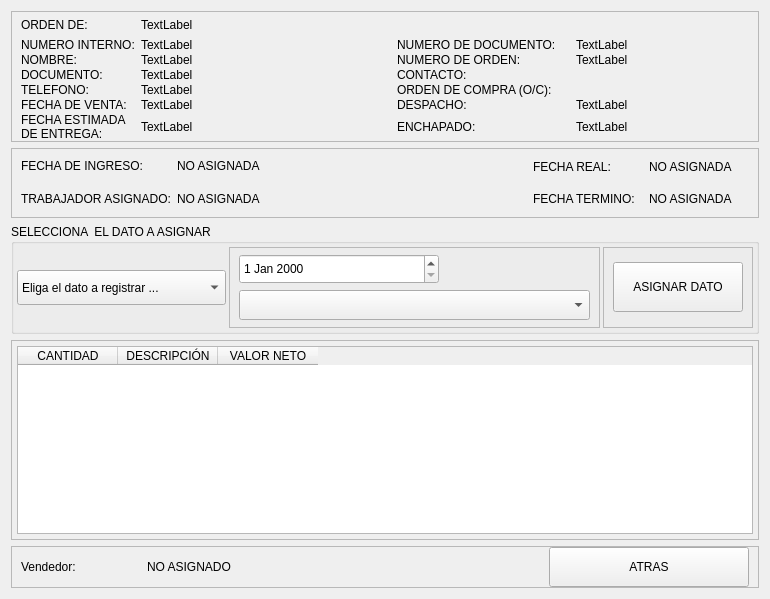
            <widget class="QWidget" name="modificar_orden">
             <layout class="QVBoxLayout" name="verticalLayout_5">
              <item>
               <widget class="QFrame" name="frame_4">
                <property name="frameShape">
                 <enum>QFrame::StyledPanel</enum>
                </property>
                <property name="frameShadow">
                 <enum>QFrame::Raised</enum>
                </property>
                <layout class="QGridLayout" name="gridLayout_2">
                 <property name="topMargin">
                  <number>0</number>
                 </property>
                 <property name="bottomMargin">
                  <number>0</number>
                 </property>
                 <property name="verticalSpacing">
                  <number>1</number>
                 </property>
                 <item row="7" column="4">
                  <widget class="QLabel" name="lb_enchapado">
                   <property name="text">
                    <string>TextLabel</string>
                   </property>
                  </widget>
                 </item>
                 <item row="1" column="2">
                  <widget class="QLabel" name="lb_interno">
                   <property name="text">
                    <string>TextLabel</string>
                   </property>
                  </widget>
                 </item>
                 <item row="5" column="4">
                  <widget class="QLabel" name="lb_oce">
                   <property name="text">
                    <string/>
                   </property>
                  </widget>
                 </item>
                 <item row="5" column="0">
                  <widget class="QLabel" name="label_6">
                   <property name="text">
                    <string>TELEFONO:</string>
                   </property>
                  </widget>
                 </item>
                 <item row="3" column="0">
                  <widget class="QLabel" name="label_5">
                   <property name="text">
                    <string>DOCUMENTO:</string>
                   </property>
                  </widget>
                 </item>
                 <item row="3" column="4">
                  <widget class="QLabel" name="lb_contacto">
                   <property name="text">
                    <string/>
                   </property>
                  </widget>
                 </item>
                 <item row="1" column="3">
                  <widget class="QLabel" name="label_10">
                   <property name="text">
                    <string>NUMERO DE DOCUMENTO:</string>
                   </property>
                  </widget>
                 </item>
                 <item row="3" column="3">
                  <widget class="QLabel" name="label_14">
                   <property name="text">
                    <string>CONTACTO:</string>
                   </property>
                  </widget>
                 </item>
                 <item row="5" column="3">
                  <widget class="QLabel" name="label_15">
                   <property name="text">
                    <string>ORDEN DE COMPRA (O/C):</string>
                   </property>
                  </widget>
                 </item>
                 <item row="6" column="2">
                  <widget class="QLabel" name="lb_fecha_venta">
                   <property name="text">
                    <string>TextLabel</string>
                   </property>
                  </widget>
                 </item>
                 <item row="5" column="2">
                  <widget class="QLabel" name="lb_telefono">
                   <property name="text">
                    <string>TextLabel</string>
                   </property>
                  </widget>
                 </item>
                 <item row="6" column="0">
                  <widget class="QLabel" name="label_17">
                   <property name="text">
                    <string>FECHA DE VENTA:</string>
                   </property>
                  </widget>
                 </item>
                 <item row="6" column="3">
                  <widget class="QLabel" name="label_19">
                   <property name="text">
                    <string>DESPACHO:</string>
                   </property>
                  </widget>
                 </item>
                 <item row="6" column="4">
                  <widget class="QLabel" name="lb_despacho">
                   <property name="text">
                    <string>TextLabel</string>
                   </property>
                  </widget>
                 </item>
                 <item row="7" column="0">
                  <widget class="QLabel" name="label_21">
                   <property name="maximumSize">
                    <size>
                     <width>110</width>
                     <height>16777215</height>
                    </size>
                   </property>
                   <property name="text">
                    <string>FECHA ESTIMADA DE ENTREGA:</string>
                   </property>
                   <property name="wordWrap">
                    <bool>true</bool>
                   </property>
                  </widget>
                 </item>
                 <item row="7" column="2">
                  <widget class="QLabel" name="lb_fecha_est">
                   <property name="text">
                    <string>TextLabel</string>
                   </property>
                  </widget>
                 </item>
                 <item row="7" column="3">
                  <widget class="QLabel" name="label_22">
                   <property name="text">
                    <string>ENCHAPADO:</string>
                   </property>
                  </widget>
                 </item>
                 <item row="2" column="4">
                  <widget class="QLabel" name="lb_orden">
                   <property name="text">
                    <string>TextLabel</string>
                   </property>
                  </widget>
                 </item>
                 <item row="1" column="4">
                  <widget class="QLabel" name="lb_documento">
                   <property name="text">
                    <string>TextLabel</string>
                   </property>
                  </widget>
                 </item>
                 <item row="1" column="0">
                  <widget class="QLabel" name="label">
                   <property name="text">
                    <string>NUMERO INTERNO:</string>
                   </property>
                  </widget>
                 </item>
                 <item row="2" column="0">
                  <widget class="QLabel" name="label_7">
                   <property name="text">
                    <string>NOMBRE:</string>
                   </property>
                  </widget>
                 </item>
                 <item row="2" column="3">
                  <widget class="QLabel" name="label_12">
                   <property name="text">
                    <string>NUMERO DE ORDEN:</string>
                   </property>
                  </widget>
                 </item>
                 <item row="2" column="2">
                  <widget class="QLabel" name="lb_nombre">
                   <property name="minimumSize">
                    <size>
                     <width>250</width>
                     <height>0</height>
                    </size>
                   </property>
                   <property name="text">
                    <string>TextLabel</string>
                   </property>
                   <property name="wordWrap">
                    <bool>true</bool>
                   </property>
                  </widget>
                 </item>
                 <item row="3" column="2">
                  <widget class="QLabel" name="lb_doc">
                   <property name="text">
                    <string>TextLabel</string>
                   </property>
                  </widget>
                 </item>
                 <item row="0" column="0">
                  <widget class="QLabel" name="label_8">
                   <property name="minimumSize">
                    <size>
                     <width>0</width>
                     <height>25</height>
                    </size>
                   </property>
                   <property name="maximumSize">
                    <size>
                     <width>16777215</width>
                     <height>16777215</height>
                    </size>
                   </property>
                   <property name="text">
                    <string>ORDEN DE:</string>
                   </property>
                  </widget>
                 </item>
                 <item row="0" column="2">
                  <widget class="QLabel" name="lb_nombre_orden">
                   <property name="minimumSize">
                    <size>
                     <width>0</width>
                     <height>25</height>
                    </size>
                   </property>
                   <property name="text">
                    <string>TextLabel</string>
                   </property>
                  </widget>
                 </item>
                </layout>
               </widget>
              </item>
              <item>
               <widget class="QFrame" name="frame_7">
                <property name="minimumSize">
                 <size>
                  <width>0</width>
                  <height>70</height>
                 </size>
                </property>
                <property name="maximumSize">
                 <size>
                  <width>16777215</width>
                  <height>80</height>
                 </size>
                </property>
                <property name="frameShape">
                 <enum>QFrame::StyledPanel</enum>
                </property>
                <property name="frameShadow">
                 <enum>QFrame::Raised</enum>
                </property>
                <layout class="QHBoxLayout" name="horizontalLayout_4">
                 <property name="topMargin">
                  <number>0</number>
                 </property>
                 <property name="bottomMargin">
                  <number>0</number>
                 </property>
                 <item>
                  <layout class="QGridLayout" name="gridLayout_4" rowstretch="3,3" columnstretch="1,1">
                   <property name="verticalSpacing">
                    <number>1</number>
                   </property>
                   <item row="0" column="0">
                    <widget class="QLabel" name="label_25">
                     <property name="maximumSize">
                      <size>
                       <width>16777215</width>
                       <height>30</height>
                      </size>
                     </property>
                     <property name="text">
                      <string>FECHA DE INGRESO:</string>
                     </property>
                    </widget>
                   </item>
                   <item row="1" column="0">
                    <widget class="QLabel" name="label_26">
                     <property name="maximumSize">
                      <size>
                       <width>160</width>
                       <height>30</height>
                      </size>
                     </property>
                     <property name="text">
                      <string>TRABAJADOR ASIGNADO:</string>
                     </property>
                    </widget>
                   </item>
                   <item row="0" column="1">
                    <widget class="QLabel" name="lb_ing">
                     <property name="maximumSize">
                      <size>
                       <width>16777215</width>
                       <height>30</height>
                      </size>
                     </property>
                     <property name="text">
                      <string>NO ASIGNADA</string>
                     </property>
                    </widget>
                   </item>
                   <item row="1" column="1">
                    <widget class="QLabel" name="lb_dim">
                     <property name="minimumSize">
                      <size>
                       <width>350</width>
                       <height>0</height>
                      </size>
                     </property>
                     <property name="maximumSize">
                      <size>
                       <width>350</width>
                       <height>30</height>
                      </size>
                     </property>
                     <property name="text">
                      <string>NO ASIGNADA</string>
                     </property>
                    </widget>
                   </item>
                  </layout>
                 </item>
                 <item>
                  <layout class="QGridLayout" name="gridLayout_3">
                   <property name="topMargin">
                    <number>5</number>
                   </property>
                   <property name="bottomMargin">
                    <number>5</number>
                   </property>
                   <item row="0" column="0">
                    <widget class="QLabel" name="label_32">
                     <property name="maximumSize">
                      <size>
                       <width>130</width>
                       <height>30</height>
                      </size>
                     </property>
                     <property name="text">
                      <string>FECHA REAL:</string>
                     </property>
                    </widget>
                   </item>
                   <item row="0" column="1">
                    <widget class="QLabel" name="lb_real">
                     <property name="maximumSize">
                      <size>
                       <width>16777215</width>
                       <height>30</height>
                      </size>
                     </property>
                     <property name="text">
                      <string>NO ASIGNADA</string>
                     </property>
                    </widget>
                   </item>
                   <item row="1" column="0">
                    <widget class="QLabel" name="label_31">
                     <property name="minimumSize">
                      <size>
                       <width>110</width>
                       <height>0</height>
                      </size>
                     </property>
                     <property name="maximumSize">
                      <size>
                       <width>130</width>
                       <height>16777215</height>
                      </size>
                     </property>
                     <property name="text">
                      <string>FECHA TERMINO:</string>
                     </property>
                    </widget>
                   </item>
                   <item row="1" column="1">
                    <widget class="QLabel" name="lb_fecha_termino">
                     <property name="sizePolicy">
                      <sizepolicy hsizetype="Expanding" vsizetype="Preferred">
                       <horstretch>0</horstretch>
                       <verstretch>0</verstretch>
                      </sizepolicy>
                     </property>
                     <property name="minimumSize">
                      <size>
                       <width>100</width>
                       <height>0</height>
                      </size>
                     </property>
                     <property name="maximumSize">
                      <size>
                       <width>99999</width>
                       <height>16777215</height>
                      </size>
                     </property>
                     <property name="text">
                      <string>NO ASIGNADA</string>
                     </property>
                    </widget>
                   </item>
                  </layout>
                 </item>
                </layout>
               </widget>
              </item>
              <item>
               <widget class="QGroupBox" name="groupBox_2">
                <property name="minimumSize">
                 <size>
                  <width>0</width>
                  <height>110</height>
                 </size>
                </property>
                <property name="maximumSize">
                 <size>
                  <width>16777215</width>
                  <height>120</height>
                 </size>
                </property>
                <property name="styleSheet">
                 <string notr="true">
font: 75 9pt &quot;Times New Roman&quot;;</string>
                </property>
                <property name="title">
                 <string>SELECCIONA  EL DATO A ASIGNAR</string>
                </property>
                <layout class="QHBoxLayout" name="horizontalLayout_5">
                 <property name="spacing">
                  <number>3</number>
                 </property>
                 <property name="leftMargin">
                  <number>3</number>
                 </property>
                 <property name="topMargin">
                  <number>3</number>
                 </property>
                 <property name="rightMargin">
                  <number>3</number>
                 </property>
                 <property name="bottomMargin">
                  <number>3</number>
                 </property>
                 <item>
                  <widget class="QComboBox" name="opcion_datos">
                   <property name="minimumSize">
                    <size>
                     <width>150</width>
                     <height>30</height>
                    </size>
                   </property>
                   <property name="maximumSize">
                    <size>
                     <width>250</width>
                     <height>35</height>
                    </size>
                   </property>
                   <item>
                    <property name="text">
                     <string>Eliga el dato a registrar ...</string>
                    </property>
                   </item>
                   <item>
                    <property name="text">
                     <string>FECHA INGRESO Y PERSONAL</string>
                    </property>
                   </item>
                   <item>
                    <property name="text">
                     <string>FECHA REAL</string>
                    </property>
                   </item>
                   <item>
                    <property name="text">
                     <string>FECHA DE TERMINO</string>
                    </property>
                   </item>
                  </widget>
                 </item>
                 <item>
                  <widget class="QFrame" name="frame_5">
                   <property name="frameShape">
                    <enum>QFrame::StyledPanel</enum>
                   </property>
                   <property name="frameShadow">
                    <enum>QFrame::Raised</enum>
                   </property>
                   <layout class="QVBoxLayout" name="verticalLayout_7">
                    <property name="spacing">
                     <number>2</number>
                    </property>
                    <property name="sizeConstraint">
                     <enum>QLayout::SetDefaultConstraint</enum>
                    </property>
                    <property name="topMargin">
                     <number>2</number>
                    </property>
                    <property name="bottomMargin">
                     <number>2</number>
                    </property>
                    <item>
                     <widget class="QDateEdit" name="date_seleccion">
                      <property name="maximumSize">
                       <size>
                        <width>200</width>
                        <height>30</height>
                       </size>
                      </property>
                     </widget>
                    </item>
                    <item>
                     <widget class="QComboBox" name="combo_dimensionador">
                      <property name="sizePolicy">
                       <sizepolicy hsizetype="Expanding" vsizetype="Fixed">
                        <horstretch>0</horstretch>
                        <verstretch>0</verstretch>
                       </sizepolicy>
                      </property>
                      <property name="maximumSize">
                       <size>
                        <width>400</width>
                        <height>30</height>
                       </size>
                      </property>
                     </widget>
                    </item>
                   </layout>
                  </widget>
                 </item>
                 <item>
                  <widget class="QFrame" name="frame_9">
                   <property name="minimumSize">
                    <size>
                     <width>100</width>
                     <height>0</height>
                    </size>
                   </property>
                   <property name="maximumSize">
                    <size>
                     <width>150</width>
                     <height>16777215</height>
                    </size>
                   </property>
                   <property name="frameShape">
                    <enum>QFrame::StyledPanel</enum>
                   </property>
                   <property name="frameShadow">
                    <enum>QFrame::Raised</enum>
                   </property>
                   <layout class="QHBoxLayout" name="horizontalLayout_8">
                    <item>
                     <widget class="QPushButton" name="btn_guardar">
                      <property name="sizePolicy">
                       <sizepolicy hsizetype="Expanding" vsizetype="Expanding">
                        <horstretch>0</horstretch>
                        <verstretch>0</verstretch>
                       </sizepolicy>
                      </property>
                      <property name="maximumSize">
                       <size>
                        <width>16777215</width>
                        <height>50</height>
                       </size>
                      </property>
                      <property name="text">
                       <string>ASIGNAR DATO</string>
                      </property>
                     </widget>
                    </item>
                   </layout>
                  </widget>
                 </item>
                </layout>
               </widget>
              </item>
              <item>
               <widget class="QFrame" name="frame_6">
                <property name="maximumSize">
                 <size>
                  <width>16777215</width>
                  <height>200</height>
                 </size>
                </property>
                <property name="frameShape">
                 <enum>QFrame::StyledPanel</enum>
                </property>
                <property name="frameShadow">
                 <enum>QFrame::Raised</enum>
                </property>
                <layout class="QHBoxLayout" name="horizontalLayout_7">
                 <property name="leftMargin">
                  <number>5</number>
                 </property>
                 <property name="topMargin">
                  <number>5</number>
                 </property>
                 <property name="rightMargin">
                  <number>5</number>
                 </property>
                 <property name="bottomMargin">
                  <number>5</number>
                 </property>
                 <item>
                  <widget class="QTableWidget" name="tableWidget_2">
                   <property name="minimumSize">
                    <size>
                     <width>0</width>
                     <height>0</height>
                    </size>
                   </property>
                   <property name="maximumSize">
                    <size>
                     <width>16777215</width>
                     <height>1670000</height>
                    </size>
                   </property>
                   <column>
                    <property name="text">
                     <string>CANTIDAD</string>
                    </property>
                   </column>
                   <column>
                    <property name="text">
                     <string>DESCRIPCIÓN</string>
                    </property>
                   </column>
                   <column>
                    <property name="text">
                     <string>VALOR NETO</string>
                    </property>
                   </column>
                  </widget>
                 </item>
                </layout>
               </widget>
              </item>
              <item>
               <widget class="QFrame" name="frame_8">
                <property name="sizePolicy">
                 <sizepolicy hsizetype="Preferred" vsizetype="Fixed">
                  <horstretch>0</horstretch>
                  <verstretch>0</verstretch>
                 </sizepolicy>
                </property>
                <property name="maximumSize">
                 <size>
                  <width>16777215</width>
                  <height>50</height>
                 </size>
                </property>
                <property name="frameShape">
                 <enum>QFrame::StyledPanel</enum>
                </property>
                <property name="frameShadow">
                 <enum>QFrame::Raised</enum>
                </property>
                <layout class="QHBoxLayout" name="horizontalLayout_9">
                 <property name="topMargin">
                  <number>0</number>
                 </property>
                 <property name="bottomMargin">
                  <number>0</number>
                 </property>
                 <item>
                  <widget class="QLabel" name="label_9">
                   <property name="maximumSize">
                    <size>
                     <width>120</width>
                     <height>16777215</height>
                    </size>
                   </property>
                   <property name="text">
                    <string>Vendedor:</string>
                   </property>
                  </widget>
                 </item>
                 <item>
                  <widget class="QLabel" name="lb_vend">
                   <property name="text">
                    <string>NO ASIGNADO</string>
                   </property>
                  </widget>
                 </item>
                 <item>
                  <widget class="QPushButton" name="btn_atras_2">
                   <property name="minimumSize">
                    <size>
                     <width>150</width>
                     <height>40</height>
                    </size>
                   </property>
                   <property name="maximumSize">
                    <size>
                     <width>200</width>
                     <height>40</height>
                    </size>
                   </property>
                   <property name="text">
                    <string>ATRAS</string>
                   </property>
                  </widget>
                 </item>
                </layout>
               </widget>
              </item>
             </layout>
            </widget>
